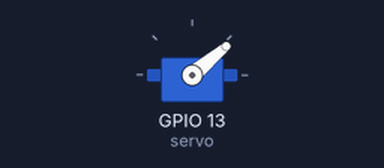
A sketch run on a simulated ESP32. Shown: servo.

Above: at 0.0 s.
At 0.5 s:
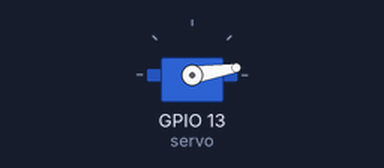
Timing chart, 0 to 3.9 s (numbered marks = the images above):
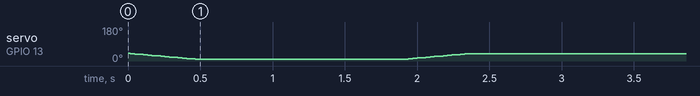

The sketch:

hw9_p2.ino
```cpp
#include <ESP32Servo.h>

Servo servo;

void setup() {
  servo.attach(13);
  servo.write(40);
}

void press() {
  // scan from 40 to 8 degrees, ie press down
  for(int angle = 40; angle > 8; angle--)
  {
    servo.write(angle);
    delay(15);
  }

  // hold for 0.8s
  delay(1400);

  // scan from 8 back to 40 degrees, ie let the button go
  for(int angle = 8; angle < 40; angle++)
  {
    servo.write(angle);
    delay(15);
  }
}

// assumes AC starts off
void loop() {
  // on
  press();
  // leave on 5 minutes
  delay(300000);
  // turn off
  press();
  // leave off 2 minutes
  delay(120000);
}
```
